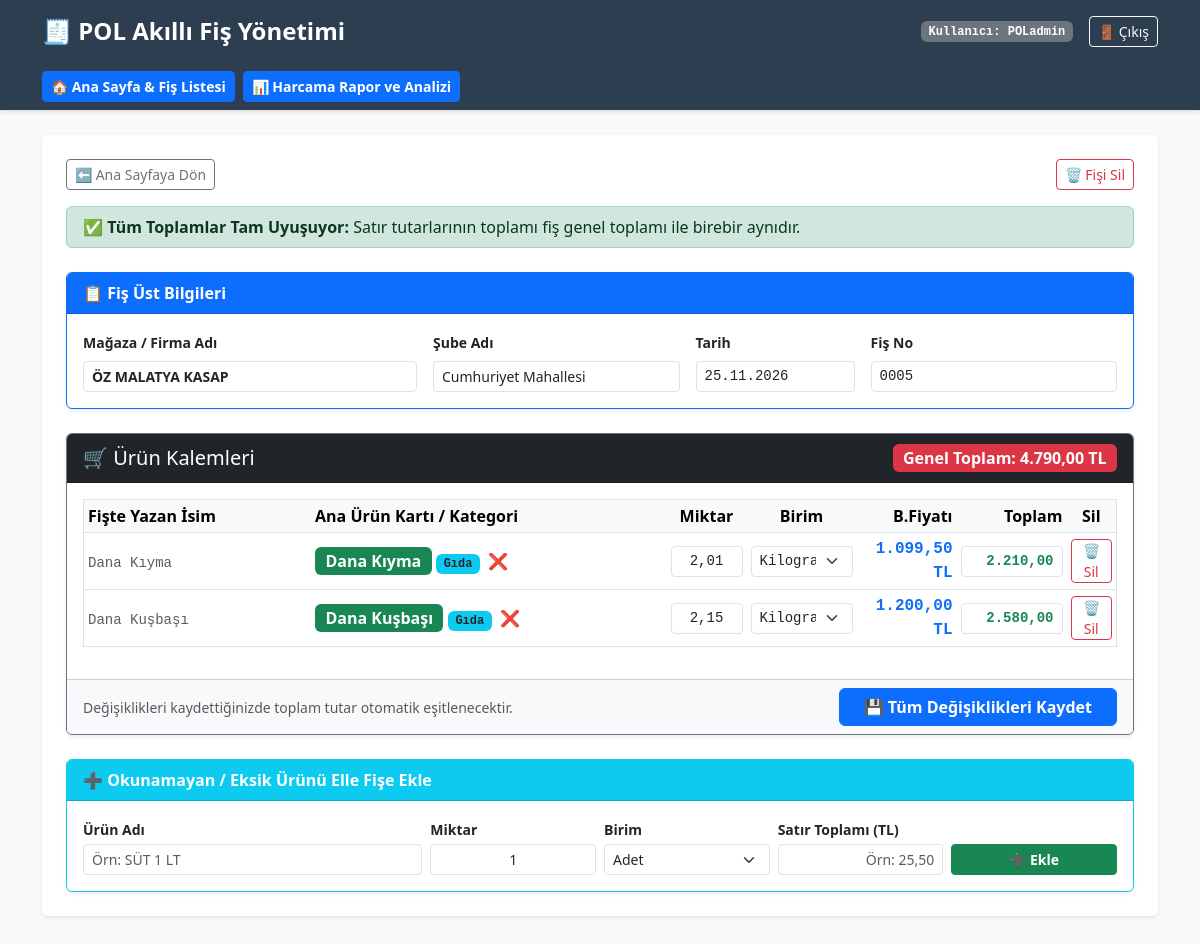
The page /fis/66 (signed in) on the database its author committed.
### tables this page shows
CREATE TABLE fisler (id INTEGER PRIMARY KEY AUTOINCREMENT, dosya_adi TEXT, firma_adi TEXT, sube_adi TEXT, tarih TEXT, fis_no TEXT, toplam_tutar TEXT, ham_firma_adi TEXT);

CREATE TABLE urun_kalemleri (id INTEGER PRIMARY KEY AUTOINCREMENT, fis_id INTEGER, ham_urun_adi TEXT, ana_urun_id INTEGER, miktar REAL, birim TEXT, birim_fiyat REAL, satir_toplam REAL, tahmini_kategori TEXT);

CREATE TABLE ana_urunler (id INTEGER PRIMARY KEY AUTOINCREMENT, temiz_urun_adi TEXT UNIQUE, kategori TEXT);

### app.py (the view)
@app.route('/fis/<int:fis_id>')
def fis_detay(fis_id):
    conn = sqlite3.connect(DB_FILE)
    conn.row_factory = sqlite3.Row
    c = conn.cursor()
    c.execute("SELECT * FROM ana_urunler")
    mevcut = {r['temiz_urun_adi']: (r['id'], r['kategori']) for r in c.fetchall()}
    c.execute("SELECT * FROM fisler WHERE id = ?", (fis_id,))
    f = c.fetchone()
    if not f: return redirect(url_for('ana_sayfa'))
    c.execute("SELECT uk.*, au.temiz_urun_adi, au.kategori FROM urun_kalemleri uk LEFT JOIN ana_urunler au ON uk.ana_urun_id = au.id WHERE uk.fis_id = ?", (fis_id,))
    kalemler = []
    hesaplanan_toplam = 0.0
    for r in c.fetchall():
        d = dict(r)
        d['temiz_isim'] = d['temiz_urun_adi']
        d['miktar_str'] = format_virgul(d['miktar'])
        d['birim_fiyat_str'] = format_virgul(d['birim_fiyat'])
        d['satir_toplam_str'] = format_virgul(d['satir_toplam'])
        hesaplanan_toplam += float(d['satir_toplam']) if d['satir_toplam'] else 0.0
        if not d['temiz_isim'] and mevcut:
            en_yakin, maks_skor = "", 0
            for k in mevcut.keys():
                skor = fuzz.token_sort_ratio(d['ham_urun_adi'].upper(), k.upper())
                if skor > maks_skor: maks_skor = skor; en_yakin = k
            d['oneri'] = en_yakin if maks_skor >= 60 else d['ham_urun_adi'].title()
        else:
            d['oneri'] = d['ham_urun_adi'].title()
        kalemler.append(d)
    orijinal_toplam = temiz_sayi(f['toplam_tutar'])
    fark = round(hesaplanan_toplam - orijinal_toplam, 2)
    fis_data = dict(f)
    if not fis_data.get('sube_adi'): fis_data['sube_adi'] = ""
    fis_data['urunler'] = kalemler
    fis_data['toplam_tutar_formatted'] = format_virgul(f['toplam_tutar'])
    fis_data['hesaplanan_toplam_str'] = format_virgul(hesaplanan_toplam)
    fis_data['fark'] = fark
    fis_data['fark_str'] = format_virgul(fark)
    conn.close()
    return render_template('detay.html', fis=fis_data, birimler=STANDART_BIRIMLER)

### app.py (called while the page is built)
def temiz_sayi(m):
    if not m: return 0.0
    m = str(m).upper().replace("TL", "").strip()
    if "," in m and "." in m:
        m = m.replace(".", "").replace(",", ".")
    elif "," in m:
        m = m.replace(",", ".")
    try:
        return float(re.sub(r'[^\d\.]', '', m))
    except:
        return 0.0

def format_virgul(sayi):
    if sayi is None: return "0,00"
    try:
        val = float(sayi)
        return f"{val:,.2f}".replace(",", "X").replace(".", ",").replace("X", ".")
    except:
        s = str(sayi).upper().replace("TL", "").strip()
        num = temiz_sayi(s)
        if num > 0:
            return f"{num:,.2f}".replace(",", "X").replace(".", ",").replace("X", ".")
        return str(sayi)

@app.before_request
def oturum_kontrol():
    serbest_rotalar = ['giris']
    if request.endpoint not in serbest_rotalar and not session.get('giris_yapildi'):
        return redirect(url_for('giris'))

### templates/detay.html (shortened to what this page needs)
{% extends "layout.html" %}
{% block content %}
<div class="bg-white p-3 p-md-4 rounded shadow-sm">
    <div class="d-flex justify-content-between align-items-center mb-3">
        <a href="/" class="btn btn-outline-secondary btn-sm">⬅️ Ana Sayfaya Dön</a>
        <a href="/fis-sil/{{ fis.id }}" class="btn btn-outline-danger btn-sm" onclick="return confirm('Bu fişi silmek istediğinize emin misiniz?');">🗑️ Fişi Sil</a>
    </div>
    {% if fis.fark != 0 %}
        <div class="alert alert-danger d-flex flex-column flex-md-row align-items-md-center justify-content-between gap-2 mb-4 shadow-sm">
            <div>
                <strong>⚠️ Toplam Tutar Uyuşmazlığı!</strong><br>
                Fişte Okunan Genel Toplam: <strong>{{ fis.toplam_tutar_formatted }} TL</strong> |
                Girilen Satırların Toplamı: <strong>{{ fis.hesaplanan_toplam_str }} TL</strong>
            </div>
            <div class="fs-5 fw-bold text-danger text-md-end">
                Fark: {{ fis.fark_str }} TL
            </div>
        </div>
    {% else %}
        <div class="alert alert-success d-flex align-items-center justify-content-between mb-4 py-2">
            <div>✅ <strong>Tüm Toplamlar Tam Uyuşuyor:</strong> Satır tutarlarının toplamı fiş genel toplamı ile birebir aynıdır.</div>
        </div>
    {% endif %}
    <form action="/toplu-guncelle" method="POST">
        <div class="card mb-4 border-primary shadow-sm">
            <div class="card-header bg-primary text-white fw-bold">
                📋 Fiş Üst Bilgileri
            </div>
            <div class="card-body row g-3">
                <div class="col-md-4">
                    <label class="form-label small fw-bold">Mağaza / Firma Adı</label>
                    <input type="text" name="firma_adi" class="form-control form-control-sm fw-bold" value="{{ fis.firma_adi }}" required>
                </div>
                <div class="col-md-3">
                    <label class="form-label small fw-bold">Şube Adı</label>
                    <input type="text" name="sube_adi" class="form-control form-control-sm" value="{{ fis.sube_adi }}" placeholder="Örn: Cumhuriyet Mahallesi">
                </div>
                <div class="col-md-2">
                    <label class="form-label small fw-bold">Tarih</label>
                    <input type="text" name="tarih" class="form-control form-control-sm font-monospace" value="{{ fis.tarih }}" required>
                </div>
                <div class="col-md-3">
                    <label class="form-label small fw-bold">Fiş No</label>
                    <input type="text" name="fis_no" class="form-control form-control-sm font-monospace" value="{{ fis.fis_no }}" required>
                </div>
            </div>
        </div>
        <div class="card mb-4 border-secondary shadow-sm">
            <div class="card-header bg-dark text-white d-flex flex-wrap justify-content-between align-items-center gap-2">
                <h5 class="m-0 py-1">🛒 Ürün Kalemleri</h5>
                <span class="badge bg-danger fs-6">Genel Toplam: {{ fis.toplam_tutar_formatted }} TL</span>
            </div>
            <div class="card-body p-2 p-md-3">
                <div class="table-responsive">
                    <table class="table table-sm table-hover align-middle border urun-tablosu">
                        <thead class="table-light">
                            <tr>
                                <th>Fişte Yazan İsim</th>
                                <th>Ana Ürün Kartı / Kategori</th>
                                <th class="text-center" style="width:80px;">Miktar</th>
                                <th class="text-center" style="width:110px;">Birim</th>
                                <th class="text-end" style="width:100px;">B.Fiyatı</th>
                                <th class="text-end" style="width:110px;">Toplam</th>
                                <th class="text-center" style="width:50px;">Sil</th>
                            </tr>
                        </thead>
                        <tbody>
                            {% for u in fis.urunler %}
                                <tr class="urun-satir">
                                    <td>
                                        <small class="text-muted font-monospace">{{ u.ham_urun_adi }}</small>
                                    </td>
                                    <td>
                                        {% if u.temiz_isim %}
                                            <span class="badge bg-success fs-6">{{ u.temiz_isim }}</span>
                                            <span class="badge bg-info text-dark font-monospace">{{ u.kategori }}</span>
                                            <a href="/sozluk-sil?ham={{ u.ham_urun_adi }}&fis_id={{ fis.id }}" class="text-danger text-decoration-none ms-1" title="Eşleşmeyi Kaldır">❌</a>
                                        {% endif %}
                                    </td>
                                    <div class="sayisal-grid">
                                        <td>
                                            <input type="text" name="miktar_{{ u.id }}" class="form-control form-control-sm text-center font-monospace" value="{{ u.miktar_str }}">
                                        </td>
                                        <td class="birim-hucre">
                                            <select name="birim_{{ u.id }}" class="form-select form-select-sm text-center font-monospace">
                                                {% for b in birimler %}
                                                    <option value="{{ b }}" {% if u.birim == b %}selected{% endif %}>{{ b }}</option>
                                                {% endfor %}
                                            </select>
                                        </td>
                                        <td class="text-end text-primary font-monospace fw-bold align-middle bfiyat-hucre">
                                            <span>{{ u.birim_fiyat_str }} TL</span>
                                        </td>
                                        <td>
                                            <input type="text" name="satir_toplam_{{ u.id }}" class="form-control form-control-sm text-end font-monospace text-success fw-bold" value="{{ u.satir_toplam_str }}">
                                        </td>
                                        <td class="text-center sil-hucre">
                                            <a href="/kalem-sil/{{ u.id }}" class="btn btn-outline-danger btn-sm py-0 px-1" onclick="return confirm('Bu satırı silmek istediğinize emin misiniz?');" title="Satırı Sil">🗑️ Sil</a>
                                        </td>
                                    </div>
                                </tr>
                            {% endfor %}
                        </tbody>
                    </table>
                </div>
            </div>
            <div class="card-footer bg-light d-flex flex-column flex-md-row justify-content-between align-items-md-center gap-2 py-2">
                <span class="text-muted small">Değişiklikleri kaydettiğinizde toplam tutar otomatik eşitlenecektir.</span>
                <button type="submit" class="btn btn-primary px-4 fw-bold">
                    💾 Tüm Değişiklikleri Kaydet
                </button>
            </div>
        </div>
    </form>
    <div class="card border-info shadow-sm mt-4">
        <div class="card-header bg-info text-white fw-bold">
            ➕ Okunamayan / Eksik Ürünü Elle Fişe Ekle
        </div>
        <div class="card-body">
            <form action="/kalem-ekle" method="POST" class="row g-2 align-middle">
                <div class="col-md-4">
                    <label class="form-label small fw-bold mb-1">Ürün Adı</label>
                    <input type="text" name="ham_urun_adi" class="form-control form-control-sm" placeholder="Örn: SÜT 1 LT" required>
                </div>
                <div class="col-md-2">
                    <label class="form-label small fw-bold mb-1">Miktar</label>
                    <input type="text" name="miktar" class="form-control form-control-sm text-center" value="1" required>
                </div>
                <div class="col-md-2">
                    <label class="form-label small fw-bold mb-1">Birim</label>
                    <select name="birim" class="form-select form-select-sm">
                        {% for b in birimler %}
                            <option value="{{ b }}">{{ b }}</option>
                        {% endfor %}
                    </select>
                </div>
                <div class="col-md-2">
                    <label class="form-label small fw-bold mb-1">Satır Toplamı (TL)</label>
                    <input type="text" name="satir_toplam" class="form-control form-control-sm text-end" placeholder="Örn: 25,50" required>
                </div>
                <div class="col-md-2 d-flex align-items-end">
                    <button type="submit" class="btn btn-success btn-sm w-100 fw-bold">➕ Ekle</button>
                </div>
            </form>
        </div>
    </div>
</div>
{% endblock %}

### rows shown on the page
fisler: firma_adi "ÖZ MALATYA KASAP", sube_adi "Cumhuriyet Mahallesi", tarih "25.11.2026", fis_no "0005"
urun_kalemleri: ham_urun_adi "Dana Kıyma", temiz_isim "Dana Kıyma", kategori "Gıda", miktar_str "2,01", birim+id "Kilogram", birim_fiyat_str "1.099,50", satir_toplam_str "2.210,00"
urun_kalemleri: ham_urun_adi "Dana Kuşbaşı", temiz_isim "Dana Kuşbaşı", kategori "Gıda", miktar_str "2,15", birim+id "Kilogram", birim_fiyat_str "1.200,00", satir_toplam_str "2.580,00"

### other values the page prints
{{ fis.toplam_tutar_formatted }} "4.790,00"
form field birim "Adet"
